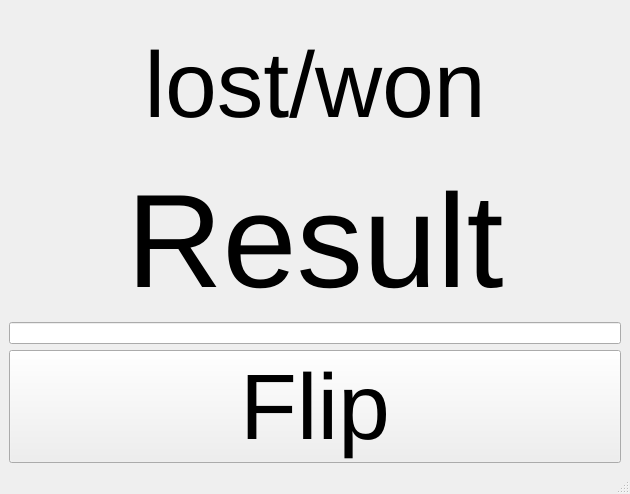
<?xml version="1.0" encoding="UTF-8"?>
<ui version="4.0">
 <class>MainWindow</class>
 <widget class="QMainWindow" name="MainWindow">
  <property name="geometry">
   <rect>
    <x>0</x>
    <y>0</y>
    <width>630</width>
    <height>494</height>
   </rect>
  </property>
  <property name="windowTitle">
   <string>MainWindow</string>
  </property>
  <widget class="QWidget" name="centralwidget">
   <layout class="QHBoxLayout" name="horizontalLayout">
    <item>
     <layout class="QVBoxLayout" name="verticalLayout">
      <item>
       <widget class="QLabel" name="lost_won">
        <property name="font">
         <font>
          <pointsize>70</pointsize>
         </font>
        </property>
        <property name="text">
         <string>lost/won</string>
        </property>
        <property name="alignment">
         <set>Qt::AlignCenter</set>
        </property>
       </widget>
      </item>
      <item>
       <widget class="QLabel" name="label">
        <property name="font">
         <font>
          <pointsize>100</pointsize>
         </font>
        </property>
        <property name="text">
         <string>Result</string>
        </property>
        <property name="alignment">
         <set>Qt::AlignCenter</set>
        </property>
       </widget>
      </item>
      <item>
       <widget class="QLineEdit" name="lineEdit"/>
      </item>
      <item>
       <widget class="QPushButton" name="pushButton">
        <property name="font">
         <font>
          <pointsize>70</pointsize>
         </font>
        </property>
        <property name="text">
         <string>Flip</string>
        </property>
       </widget>
      </item>
     </layout>
    </item>
   </layout>
  </widget>
  <widget class="QMenuBar" name="menubar">
   <property name="geometry">
    <rect>
     <x>0</x>
     <y>0</y>
     <width>630</width>
     <height>20</height>
    </rect>
   </property>
  </widget>
  <widget class="QStatusBar" name="statusbar"/>
 </widget>
 <resources/>
 <connections/>
</ui>
